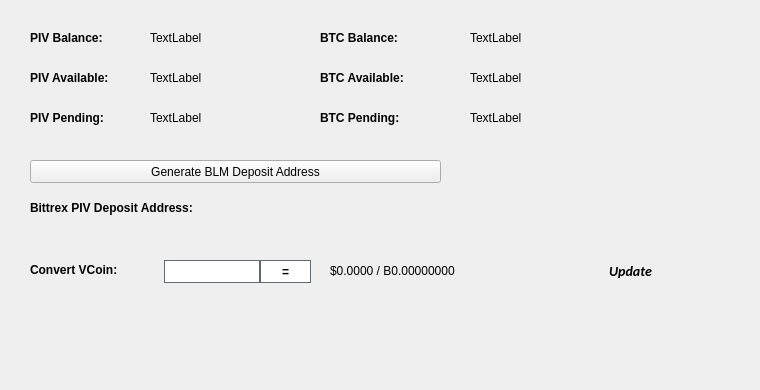
   <widget class="QWidget" name="BalanceTab">
    <attribute name="title">
     <string>Balance</string>
    </attribute>
    <widget class="QLabel" name="BitcoinBalanceLabel">
     <property name="geometry">
      <rect>
       <x>470</x>
       <y>30</y>
       <width>150</width>
       <height>16</height>
      </rect>
     </property>
     <property name="text">
      <string>TextLabel</string>
     </property>
    </widget>
    <widget class="QLabel" name="PIVBalanceLabel">
     <property name="geometry">
      <rect>
       <x>150</x>
       <y>30</y>
       <width>150</width>
       <height>16</height>
      </rect>
     </property>
     <property name="text">
      <string>TextLabel</string>
     </property>
    </widget>
    <widget class="QLabel" name="label_11">
     <property name="geometry">
      <rect>
       <x>30</x>
       <y>30</y>
       <width>101</width>
       <height>16</height>
      </rect>
     </property>
     <property name="font">
      <font>
       <weight>75</weight>
       <bold>true</bold>
      </font>
     </property>
     <property name="text">
      <string>PIV Balance:</string>
     </property>
    </widget>
    <widget class="QLabel" name="label_12">
     <property name="geometry">
      <rect>
       <x>320</x>
       <y>30</y>
       <width>101</width>
       <height>16</height>
      </rect>
     </property>
     <property name="font">
      <font>
       <weight>75</weight>
       <bold>true</bold>
      </font>
     </property>
     <property name="text">
      <string>BTC Balance:</string>
     </property>
    </widget>
    <widget class="QLabel" name="PIVAvailableLabel_2">
     <property name="geometry">
      <rect>
       <x>150</x>
       <y>70</y>
       <width>150</width>
       <height>16</height>
      </rect>
     </property>
     <property name="text">
      <string>TextLabel</string>
     </property>
    </widget>
    <widget class="QLabel" name="label_13">
     <property name="geometry">
      <rect>
       <x>30</x>
       <y>70</y>
       <width>111</width>
       <height>16</height>
      </rect>
     </property>
     <property name="font">
      <font>
       <weight>75</weight>
       <bold>true</bold>
      </font>
     </property>
     <property name="text">
      <string>PIV Available:</string>
     </property>
    </widget>
    <widget class="QLabel" name="label_14">
     <property name="geometry">
      <rect>
       <x>30</x>
       <y>110</y>
       <width>101</width>
       <height>16</height>
      </rect>
     </property>
     <property name="font">
      <font>
       <weight>75</weight>
       <bold>true</bold>
      </font>
     </property>
     <property name="text">
      <string>PIV Pending:</string>
     </property>
    </widget>
    <widget class="QLabel" name="PIVPendingLabel">
     <property name="geometry">
      <rect>
       <x>150</x>
       <y>110</y>
       <width>150</width>
       <height>16</height>
      </rect>
     </property>
     <property name="text">
      <string>TextLabel</string>
     </property>
    </widget>
    <widget class="QLabel" name="label_15">
     <property name="geometry">
      <rect>
       <x>320</x>
       <y>70</y>
       <width>111</width>
       <height>16</height>
      </rect>
     </property>
     <property name="font">
      <font>
       <weight>75</weight>
       <bold>true</bold>
      </font>
     </property>
     <property name="text">
      <string>BTC Available:</string>
     </property>
    </widget>
    <widget class="QLabel" name="BitcoinAvailableLabel">
     <property name="geometry">
      <rect>
       <x>470</x>
       <y>70</y>
       <width>150</width>
       <height>16</height>
      </rect>
     </property>
     <property name="text">
      <string>TextLabel</string>
     </property>
    </widget>
    <widget class="QLabel" name="label_31">
     <property name="geometry">
      <rect>
       <x>320</x>
       <y>110</y>
       <width>111</width>
       <height>16</height>
      </rect>
     </property>
     <property name="font">
      <font>
       <weight>75</weight>
       <bold>true</bold>
      </font>
     </property>
     <property name="text">
      <string>BTC Pending:</string>
     </property>
    </widget>
    <widget class="QLabel" name="BitcoinPendingLabel">
     <property name="geometry">
      <rect>
       <x>470</x>
       <y>110</y>
       <width>150</width>
       <height>16</height>
      </rect>
     </property>
     <property name="text">
      <string>TextLabel</string>
     </property>
    </widget>
    <widget class="QLabel" name="label_33">
     <property name="geometry">
      <rect>
       <x>30</x>
       <y>200</y>
       <width>221</width>
       <height>16</height>
      </rect>
     </property>
     <property name="font">
      <font>
       <weight>75</weight>
       <bold>true</bold>
      </font>
     </property>
     <property name="text">
      <string>Bittrex PIV Deposit Address:</string>
     </property>
    </widget>
    <widget class="QPushButton" name="GenDepositBTN">
     <property name="geometry">
      <rect>
       <x>30</x>
       <y>160</y>
       <width>411</width>
       <height>23</height>
      </rect>
     </property>
     <property name="text">
      <string>Generate BLM Deposit Address</string>
     </property>
     <property name="icon">
      <iconset resource="../BLM.qrc">
       <normaloff>:/icons/bitcoin</normaloff>:/icons/bitcoin</iconset>
     </property>
    </widget>
    <widget class="QLabel" name="DepositAddressLabel">
     <property name="geometry">
      <rect>
       <x>200</x>
       <y>200</y>
       <width>261</width>
       <height>16</height>
      </rect>
     </property>
     <property name="palette">
      <palette>
       <active>
        <colorrole role="WindowText">
         <brush brushstyle="SolidPattern">
          <color alpha="255">
           <red>0</red>
           <green>0</green>
           <blue>0</blue>
          </color>
         </brush>
        </colorrole>
        <colorrole role="Text">
         <brush brushstyle="SolidPattern">
          <color alpha="255">
           <red>0</red>
           <green>0</green>
           <blue>255</blue>
          </color>
         </brush>
        </colorrole>
       </active>
       <inactive>
        <colorrole role="WindowText">
         <brush brushstyle="SolidPattern">
          <color alpha="255">
           <red>0</red>
           <green>0</green>
           <blue>0</blue>
          </color>
         </brush>
        </colorrole>
        <colorrole role="Text">
         <brush brushstyle="SolidPattern">
          <color alpha="255">
           <red>0</red>
           <green>0</green>
           <blue>255</blue>
          </color>
         </brush>
        </colorrole>
       </inactive>
       <disabled>
        <colorrole role="WindowText">
         <brush brushstyle="SolidPattern">
          <color alpha="255">
           <red>120</red>
           <green>120</green>
           <blue>120</blue>
          </color>
         </brush>
        </colorrole>
        <colorrole role="Text">
         <brush brushstyle="SolidPattern">
          <color alpha="255">
           <red>120</red>
           <green>120</green>
           <blue>120</blue>
          </color>
         </brush>
        </colorrole>
       </disabled>
      </palette>
     </property>
     <property name="font">
      <font>
       <weight>75</weight>
       <bold>true</bold>
      </font>
     </property>
     <property name="text">
      <string/>
     </property>
     <property name="alignment">
      <set>Qt::AlignRight|Qt::AlignTrailing|Qt::AlignVCenter</set>
     </property>
     <property name="textInteractionFlags">
      <set>Qt::LinksAccessibleByMouse|Qt::TextSelectableByKeyboard|Qt::TextSelectableByMouse</set>
     </property>
    </widget>
    <widget class="QLabel" name="label_8">
     <property name="geometry">
      <rect>
       <x>460</x>
       <y>300</y>
       <width>281</width>
       <height>81</height>
      </rect>
     </property>
     <property name="text">
      <string/>
     </property>
     <property name="pixmap">
      <pixmap>:/images/bittrex</pixmap>
     </property>
    </widget>
    <widget class="QWidget" name="widgetConversion" native="true">
     <property name="geometry">
      <rect>
       <x>0</x>
       <y>250</y>
       <width>751</width>
       <height>43</height>
      </rect>
     </property>
     <property name="minimumSize">
      <size>
       <width>0</width>
       <height>43</height>
      </size>
     </property>
     <property name="styleSheet">
      <string notr="true"/>
     </property>
     <widget class="QPushButton" name="btnUpdateMarketData">
      <property name="geometry">
       <rect>
        <x>575</x>
        <y>0</y>
        <width>111</width>
        <height>41</height>
       </rect>
      </property>
      <property name="sizePolicy">
       <sizepolicy hsizetype="Expanding" vsizetype="Expanding">
        <horstretch>0</horstretch>
        <verstretch>0</verstretch>
       </sizepolicy>
      </property>
      <property name="font">
       <font>
        <family>calibri</family>
        <pointsize>-1</pointsize>
        <weight>75</weight>
        <italic>true</italic>
        <bold>true</bold>
       </font>
      </property>
      <property name="styleSheet">
       <string notr="true">margin:0px;text-align:center;padding:2px;border-radius:3px;font-style:italic;width:100px;font-size:14px;font-family:calibri;font-weight:600;</string>
      </property>
      <property name="text">
       <string>Update</string>
      </property>
      <property name="iconSize">
       <size>
        <width>150</width>
        <height>35</height>
       </size>
      </property>
      <property name="autoDefault">
       <bool>true</bool>
      </property>
      <property name="default">
       <bool>true</bool>
      </property>
     </widget>
     <widget class="QLabel" name="lblConvertVCoin">
      <property name="geometry">
       <rect>
        <x>30</x>
        <y>10</y>
        <width>131</width>
        <height>20</height>
       </rect>
      </property>
      <property name="styleSheet">
       <string notr="true"/>
      </property>
      <property name="text">
       <string>&lt;html&gt;&lt;head/&gt;&lt;body&gt;&lt;p&gt;&lt;span style=&quot; font-weight:600;&quot;&gt;Convert VCoin:&lt;/span&gt;&lt;/p&gt;&lt;/body&gt;&lt;/html&gt;</string>
      </property>
     </widget>
     <widget class="QLineEdit" name="txtConvertVCoinQty">
      <property name="geometry">
       <rect>
        <x>160</x>
        <y>10</y>
        <width>100</width>
        <height>23</height>
       </rect>
      </property>
      <property name="minimumSize">
       <size>
        <width>100</width>
        <height>23</height>
       </size>
      </property>
      <property name="maximumSize">
       <size>
        <width>100</width>
        <height>16777215</height>
       </size>
      </property>
      <property name="styleSheet">
       <string notr="true">border: 1px solid #61696c;margin-left:4px;</string>
      </property>
     </widget>
     <widget class="QPushButton" name="btnConvertBLM">
      <property name="geometry">
       <rect>
        <x>260</x>
        <y>10</y>
        <width>51</width>
        <height>23</height>
       </rect>
      </property>
      <property name="minimumSize">
       <size>
        <width>0</width>
        <height>23</height>
       </size>
      </property>
      <property name="styleSheet">
       <string notr="true">border:1px solid #61696c;background:white;font-weight:600;</string>
      </property>
      <property name="text">
       <string>=</string>
      </property>
     </widget>
     <widget class="QLabel" name="lblConvertVCoinResults">
      <property name="geometry">
       <rect>
        <x>330</x>
        <y>0</y>
        <width>201</width>
        <height>41</height>
       </rect>
      </property>
      <property name="styleSheet">
       <string notr="true"/>
      </property>
      <property name="text">
       <string>$0.0000 / B0.00000000</string>
      </property>
     </widget>
     <widget class="QLabel" name="iconOverviewUpdateWait">
      <property name="geometry">
       <rect>
        <x>670</x>
        <y>10</y>
        <width>24</width>
        <height>24</height>
       </rect>
      </property>
      <property name="text">
       <string/>
      </property>
      <property name="pixmap">
       <pixmap resource="../BLM.qrc">:/icons/transaction_1</pixmap>
      </property>
      <property name="scaledContents">
       <bool>true</bool>
      </property>
      <property name="alignment">
       <set>Qt::AlignCenter</set>
      </property>
     </widget>
    </widget>
   </widget>
